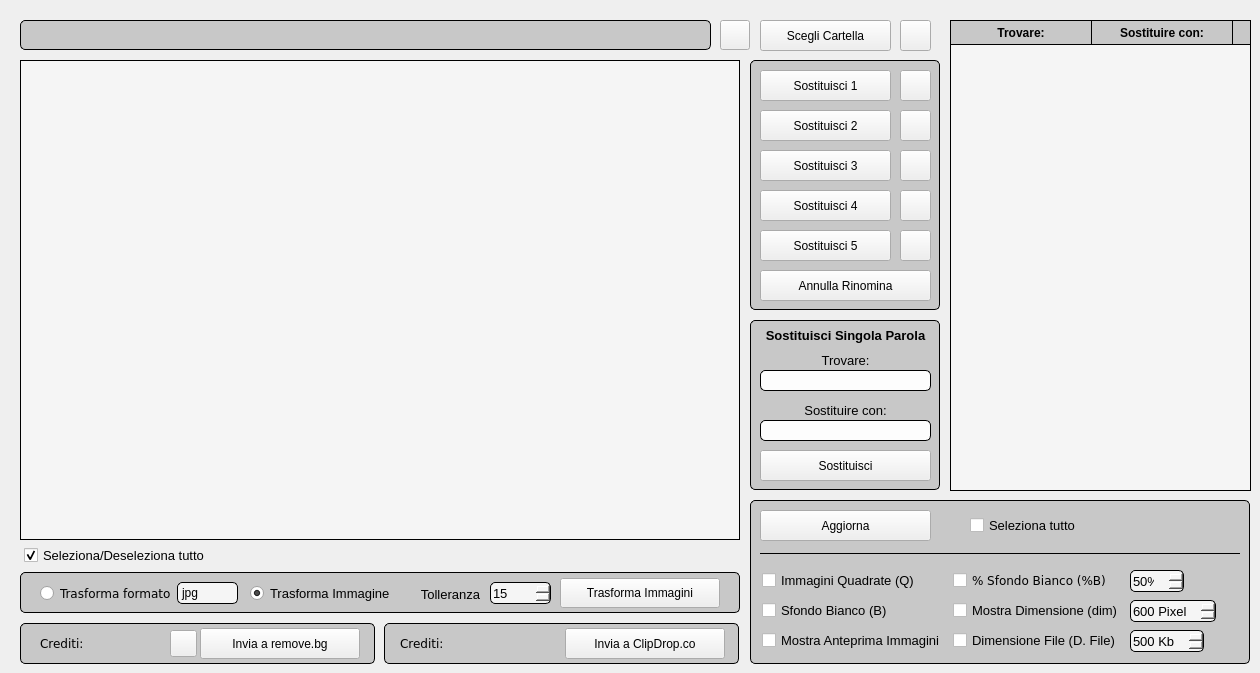
  <widget class="QWidget" name="centralwidget">
   <widget class="QLineEdit" name="directory">
    <property name="geometry">
     <rect>
      <x>20</x>
      <y>20</y>
      <width>691</width>
      <height>30</height>
     </rect>
    </property>
    <property name="font">
     <font>
      <pointsize>10</pointsize>
     </font>
    </property>
    <property name="styleSheet">
     <string notr="true">border: 1px solid black;
/*background-color: rgb(253, 253, 253);*/
border-radius: 5px;

background-color: rgb(200, 200, 200);
</string>
    </property>
    <property name="readOnly">
     <bool>true</bool>
    </property>
   </widget>
   <widget class="QPushButtonBlue" name="scegliCartella">
    <property name="geometry">
     <rect>
      <x>760</x>
      <y>20</y>
      <width>131</width>
      <height>31</height>
     </rect>
    </property>
    <property name="text">
     <string>Scegli Cartella</string>
    </property>
   </widget>
   <widget class="QPushButtonGreen" name="sostituisci1">
    <property name="geometry">
     <rect>
      <x>760</x>
      <y>70</y>
      <width>131</width>
      <height>31</height>
     </rect>
    </property>
    <property name="text">
     <string>Sostituisci 1</string>
    </property>
   </widget>
   <widget class="QPushButtonGreen" name="sostituisci2">
    <property name="geometry">
     <rect>
      <x>760</x>
      <y>110</y>
      <width>131</width>
      <height>31</height>
     </rect>
    </property>
    <property name="text">
     <string>Sostituisci 2</string>
    </property>
   </widget>
   <widget class="QPushButtonGreen" name="sostituisci3">
    <property name="geometry">
     <rect>
      <x>760</x>
      <y>150</y>
      <width>131</width>
      <height>31</height>
     </rect>
    </property>
    <property name="text">
     <string>Sostituisci 3</string>
    </property>
   </widget>
   <widget class="QPushButtonRed" name="annullaModifiche">
    <property name="geometry">
     <rect>
      <x>760</x>
      <y>270</y>
      <width>171</width>
      <height>31</height>
     </rect>
    </property>
    <property name="text">
     <string>Annulla Rinomina</string>
    </property>
   </widget>
   <widget class="QTableWidgetShowDatabase" name="anteprimaFile">
    <property name="geometry">
     <rect>
      <x>950</x>
      <y>20</y>
      <width>301</width>
      <height>471</height>
     </rect>
    </property>
    <property name="styleSheet">
     <string notr="true">QTableView
{
	border: 1px solid black;
	background-color: rgb(245, 245, 245);
	alternate-background-color: rgb(226, 226, 226);
	selection-color: rgb(85, 170, 255);
	font: 10pt 'Helvetica';
	gridline-color:rgb(160, 160, 160);
}
QHeaderView
{
	background-color: rgb(200, 200, 200);
	border-bottom: 1px solid black;
}
QHeaderView::section
{
	background-color: rgb(200, 200, 200);
	border: 0px solid black;
	font: 11pt 'Helvetica';
	font-weight: bold;
}
QHeaderView::section:first
{
	border-right: 1px solid black;
	border-bottom: 1px solid black;
}
QHeaderView::section:last
{
	border-right: 1px solid black;
	border-bottom: 1px solid black;
}</string>
    </property>
    <property name="sizeAdjustPolicy">
     <enum>QAbstractScrollArea::AdjustIgnored</enum>
    </property>
    <property name="autoScrollMargin">
     <number>16</number>
    </property>
    <property name="editTriggers">
     <set>QAbstractItemView::AllEditTriggers</set>
    </property>
    <property name="dragDropMode">
     <enum>QAbstractItemView::DragDrop</enum>
    </property>
    <property name="alternatingRowColors">
     <bool>true</bool>
    </property>
    <property name="gridStyle">
     <enum>Qt::CustomDashLine</enum>
    </property>
    <property name="rowCount">
     <number>0</number>
    </property>
    <property name="columnCount">
     <number>2</number>
    </property>
    <attribute name="horizontalHeaderDefaultSectionSize">
     <number>141</number>
    </attribute>
    <attribute name="verticalHeaderVisible">
     <bool>false</bool>
    </attribute>
    <attribute name="verticalHeaderHighlightSections">
     <bool>true</bool>
    </attribute>
    <column>
     <property name="text">
      <string>Trovare:</string>
     </property>
     <property name="font">
      <font>
       <pointsize>12</pointsize>
      </font>
     </property>
    </column>
    <column>
     <property name="text">
      <string>Sostituire con:</string>
     </property>
     <property name="font">
      <font>
       <pointsize>12</pointsize>
      </font>
     </property>
    </column>
   </widget>
   <widget class="QPushButtonGreen" name="sostituisci4">
    <property name="geometry">
     <rect>
      <x>760</x>
      <y>190</y>
      <width>131</width>
      <height>31</height>
     </rect>
    </property>
    <property name="text">
     <string>Sostituisci 4</string>
    </property>
   </widget>
   <widget class="QLabel" name="label">
    <property name="geometry">
     <rect>
      <x>750</x>
      <y>320</y>
      <width>191</width>
      <height>31</height>
     </rect>
    </property>
    <property name="font">
     <font>
      <pointsize>10</pointsize>
      <weight>75</weight>
      <bold>true</bold>
     </font>
    </property>
    <property name="text">
     <string>Sostituisci Singola Parola</string>
    </property>
    <property name="alignment">
     <set>Qt::AlignCenter</set>
    </property>
   </widget>
   <widget class="QLabel" name="label_2">
    <property name="geometry">
     <rect>
      <x>750</x>
      <y>350</y>
      <width>191</width>
      <height>20</height>
     </rect>
    </property>
    <property name="font">
     <font>
      <pointsize>10</pointsize>
     </font>
    </property>
    <property name="text">
     <string>Trovare:</string>
    </property>
    <property name="alignment">
     <set>Qt::AlignCenter</set>
    </property>
   </widget>
   <widget class="QLabel" name="label_3">
    <property name="geometry">
     <rect>
      <x>750</x>
      <y>400</y>
      <width>191</width>
      <height>20</height>
     </rect>
    </property>
    <property name="font">
     <font>
      <pointsize>10</pointsize>
     </font>
    </property>
    <property name="text">
     <string>Sostituire con:</string>
    </property>
    <property name="alignment">
     <set>Qt::AlignCenter</set>
    </property>
   </widget>
   <widget class="QPushButtonGreen" name="sostituisciRapido">
    <property name="geometry">
     <rect>
      <x>760</x>
      <y>450</y>
      <width>171</width>
      <height>31</height>
     </rect>
    </property>
    <property name="text">
     <string>Sostituisci</string>
    </property>
   </widget>
   <widget class="QLineEdit" name="trovareRapido">
    <property name="geometry">
     <rect>
      <x>760</x>
      <y>370</y>
      <width>171</width>
      <height>21</height>
     </rect>
    </property>
    <property name="font">
     <font>
      <pointsize>10</pointsize>
     </font>
    </property>
    <property name="styleSheet">
     <string notr="true">border: 1px solid black;
background-color: rgb(253, 253, 253);
border-radius: 5px;</string>
    </property>
   </widget>
   <widget class="QLineEdit" name="sostituireRapido">
    <property name="geometry">
     <rect>
      <x>760</x>
      <y>420</y>
      <width>171</width>
      <height>21</height>
     </rect>
    </property>
    <property name="font">
     <font>
      <pointsize>10</pointsize>
     </font>
    </property>
    <property name="styleSheet">
     <string notr="true">border: 1px solid black;
background-color: rgb(253, 253, 253);
border-radius: 5px;</string>
    </property>
   </widget>
   <widget class="QPushButtonGreen" name="sostituisci5">
    <property name="geometry">
     <rect>
      <x>760</x>
      <y>230</y>
      <width>131</width>
      <height>31</height>
     </rect>
    </property>
    <property name="text">
     <string>Sostituisci 5</string>
    </property>
   </widget>
   <widget class="QPushButtonBlue" name="modifica2">
    <property name="geometry">
     <rect>
      <x>900</x>
      <y>110</y>
      <width>31</width>
      <height>31</height>
     </rect>
    </property>
    <property name="text">
     <string/>
    </property>
   </widget>
   <widget class="QPushButtonBlue" name="modifica3">
    <property name="geometry">
     <rect>
      <x>900</x>
      <y>150</y>
      <width>31</width>
      <height>31</height>
     </rect>
    </property>
    <property name="text">
     <string/>
    </property>
   </widget>
   <widget class="QPushButtonBlue" name="modifica4">
    <property name="geometry">
     <rect>
      <x>900</x>
      <y>190</y>
      <width>31</width>
      <height>31</height>
     </rect>
    </property>
    <property name="text">
     <string/>
    </property>
   </widget>
   <widget class="QPushButtonBlue" name="modifica5">
    <property name="geometry">
     <rect>
      <x>900</x>
      <y>230</y>
      <width>31</width>
      <height>31</height>
     </rect>
    </property>
    <property name="text">
     <string/>
    </property>
   </widget>
   <widget class="QPushButtonBlue" name="modifica1">
    <property name="geometry">
     <rect>
      <x>900</x>
      <y>70</y>
      <width>31</width>
      <height>31</height>
     </rect>
    </property>
    <property name="text">
     <string/>
    </property>
   </widget>
   <widget class="QTableWidgetFileList" name="contenutoCartella">
    <property name="geometry">
     <rect>
      <x>20</x>
      <y>60</y>
      <width>720</width>
      <height>480</height>
     </rect>
    </property>
    <property name="styleSheet">
     <string notr="true">QTableView
{
	border: 1px solid black;
	background-color: rgb(245, 245, 245);
	alternate-background-color: rgb(226, 226, 226);
	selection-color: rgb(85, 170, 255);
	font: 10pt 'Helvetica';
}
QHeaderView
{
	background-color: rgb(200, 200, 200);
	border-bottom: 1px solid black;
}
QHeaderView::section
{
	background-color: rgb(200, 200, 200);
	border: 0px solid black;
	font: 10pt 'Helvetica';
	font-weight: bold;
}
QHeaderView::section:first
{
	border-right: 1px solid black;
	border-bottom: 1px solid black;
}
QHeaderView::section:middle
{
	border-right: 1px solid black;
	border-bottom: 1px solid black;
}
QHeaderView::section:last
{
	border-right: 1px solid black;
	border-bottom: 1px solid black;
}</string>
    </property>
    <property name="editTriggers">
     <set>QAbstractItemView::NoEditTriggers</set>
    </property>
    <property name="dragEnabled">
     <bool>true</bool>
    </property>
    <property name="dragDropMode">
     <enum>QAbstractItemView::DragDrop</enum>
    </property>
    <property name="defaultDropAction">
     <enum>Qt::CopyAction</enum>
    </property>
    <property name="alternatingRowColors">
     <bool>true</bool>
    </property>
    <property name="selectionBehavior">
     <enum>QAbstractItemView::SelectRows</enum>
    </property>
    <property name="showGrid">
     <bool>false</bool>
    </property>
    <property name="columnCount">
     <number>0</number>
    </property>
    <attribute name="horizontalHeaderMinimumSectionSize">
     <number>20</number>
    </attribute>
    <attribute name="verticalHeaderVisible">
     <bool>false</bool>
    </attribute>
    <attribute name="verticalHeaderMinimumSectionSize">
     <number>20</number>
    </attribute>
    <attribute name="verticalHeaderDefaultSectionSize">
     <number>20</number>
    </attribute>
   </widget>
   <widget class="QPushButtonBlue" name="indietroDirectory">
    <property name="geometry">
     <rect>
      <x>720</x>
      <y>20</y>
      <width>30</width>
      <height>30</height>
     </rect>
    </property>
    <property name="font">
     <font>
      <pointsize>11</pointsize>
     </font>
    </property>
    <property name="text">
     <string/>
    </property>
   </widget>
   <widget class="QPushButtonBlue" name="aggiorna">
    <property name="geometry">
     <rect>
      <x>760</x>
      <y>510</y>
      <width>171</width>
      <height>31</height>
     </rect>
    </property>
    <property name="text">
     <string>Aggiorna</string>
    </property>
   </widget>
   <widget class="QPushButtonBlue" name="trasformaImmagini">
    <property name="geometry">
     <rect>
      <x>560</x>
      <y>578</y>
      <width>160</width>
      <height>30</height>
     </rect>
    </property>
    <property name="text">
     <string>Trasforma Immagini</string>
    </property>
   </widget>
   <widget class="Line" name="sostituisciBox">
    <property name="geometry">
     <rect>
      <x>750</x>
      <y>60</y>
      <width>190</width>
      <height>250</height>
     </rect>
    </property>
    <property name="styleSheet">
     <string notr="true">border: 1px solid black;
background-color: rgb(200, 200, 200);
border-radius: 5px;</string>
    </property>
    <property name="orientation">
     <enum>Qt::Vertical</enum>
    </property>
   </widget>
   <widget class="Line" name="opzioniTabellaLine">
    <property name="geometry">
     <rect>
      <x>760</x>
      <y>553</y>
      <width>480</width>
      <height>1</height>
     </rect>
    </property>
    <property name="styleSheet">
     <string notr="true">background-color: rgb(0, 0, 0);</string>
    </property>
    <property name="orientation">
     <enum>Qt::Horizontal</enum>
    </property>
   </widget>
   <widget class="QCheckboxCustom" name="selezionaDeseleziona">
    <property name="geometry">
     <rect>
      <x>24</x>
      <y>545</y>
      <width>221</width>
      <height>20</height>
     </rect>
    </property>
    <property name="font">
     <font>
      <pointsize>10</pointsize>
     </font>
    </property>
    <property name="text">
     <string>Seleziona/Deseleziona tutto</string>
    </property>
    <property name="checked">
     <bool>true</bool>
    </property>
   </widget>
   <widget class="QPushButtonBlue" name="settingsButton">
    <property name="geometry">
     <rect>
      <x>900</x>
      <y>20</y>
      <width>31</width>
      <height>31</height>
     </rect>
    </property>
    <property name="text">
     <string/>
    </property>
   </widget>
   <widget class="QCheckboxCustom" name="selezionaTutto">
    <property name="geometry">
     <rect>
      <x>970</x>
      <y>517</y>
      <width>181</width>
      <height>17</height>
     </rect>
    </property>
    <property name="font">
     <font>
      <pointsize>10</pointsize>
     </font>
    </property>
    <property name="text">
     <string>Seleziona tutto</string>
    </property>
   </widget>
   <widget class="QCheckboxCustom" name="dimensioneFile">
    <property name="geometry">
     <rect>
      <x>953</x>
      <y>630</y>
      <width>163</width>
      <height>20</height>
     </rect>
    </property>
    <property name="font">
     <font>
      <pointsize>10</pointsize>
     </font>
    </property>
    <property name="toolTip">
     <string>&lt;html&gt;&lt;head/&gt;&lt;body&gt;&lt;p align=&quot;justify&quot;&gt;Mostra la dimensione dell'immagine&lt;/p&gt;&lt;/body&gt;&lt;/html&gt;</string>
    </property>
    <property name="text">
     <string>Dimensione File (D. File)</string>
    </property>
   </widget>
   <widget class="QSpinBox" name="dimMinFileSpinBox">
    <property name="geometry">
     <rect>
      <x>1130</x>
      <y>630</y>
      <width>74</width>
      <height>22</height>
     </rect>
    </property>
    <property name="font">
     <font>
      <family>Helvetica</family>
      <pointsize>10</pointsize>
      <weight>50</weight>
      <italic>false</italic>
      <bold>false</bold>
     </font>
    </property>
    <property name="styleSheet">
     <string notr="true">QSpinBox
{
	background-color: rgb(245, 245, 245);
	border: 1px solid black;
	border-radius: 5px;
	padding-right: 15px;
	font: 10pt 'Helvetica';
}

QSpinBox::up-button
{
	subcontrol-origin: border;
    border-image: url(:/Files/Files/up.png);
    border-width: 1px;
	margin-right: 2px;
}

QSpinBox::up-button:hover
{
	subcontrol-origin: border;
    border-image: url(:/Files/Files/up.png);
    border-width: 1px;
	background-color: #6C6C6C;
}

QSpinBox::down-button
{
	subcontrol-origin: border;
    border-image: url(:/Files/Files/down.png);
    border-width: 1px;
	margin-right: 2px;
}

QSpinBox::down-button:hover
{
	subcontrol-origin: border;
    border-image: url(:/Files/Files/down.png);
    border-width: 1px;
	background-color: #6C6C6C;
}</string>
    </property>
    <property name="suffix">
     <string> Kb</string>
    </property>
    <property name="maximum">
     <number>9999</number>
    </property>
    <property name="value">
     <number>500</number>
    </property>
   </widget>
   <widget class="QCheckboxCustom" name="mostraDimensione">
    <property name="geometry">
     <rect>
      <x>953</x>
      <y>600</y>
      <width>167</width>
      <height>20</height>
     </rect>
    </property>
    <property name="font">
     <font>
      <pointsize>10</pointsize>
     </font>
    </property>
    <property name="toolTip">
     <string>&lt;html&gt;&lt;head/&gt;&lt;body&gt;&lt;p align=&quot;justify&quot;&gt;Mostra dimensione ed evidenzia se uno dei due lati è minore del valore indicato&lt;/p&gt;&lt;/body&gt;&lt;/html&gt;</string>
    </property>
    <property name="text">
     <string>Mostra Dimensione (dim)</string>
    </property>
   </widget>
   <widget class="QSpinBox" name="latoMinMD">
    <property name="geometry">
     <rect>
      <x>1130</x>
      <y>600</y>
      <width>86</width>
      <height>22</height>
     </rect>
    </property>
    <property name="font">
     <font>
      <family>Helvetica</family>
      <pointsize>10</pointsize>
      <weight>50</weight>
      <italic>false</italic>
      <bold>false</bold>
     </font>
    </property>
    <property name="styleSheet">
     <string notr="true">QSpinBox
{
	background-color: rgb(245, 245, 245);
	border: 1px solid black;
	border-radius: 5px;
	padding-right: 15px;
	font: 10pt 'Helvetica';
}

QSpinBox::up-button
{
	subcontrol-origin: border;
    border-image: url(:/Files/Files/up.png);
    border-width: 1px;
	margin-right: 2px;
}

QSpinBox::up-button:hover
{
	subcontrol-origin: border;
    border-image: url(:/Files/Files/up.png);
    border-width: 1px;
	background-color: #6C6C6C;
}

QSpinBox::down-button
{
	subcontrol-origin: border;
    border-image: url(:/Files/Files/down.png);
    border-width: 1px;
	margin-right: 2px;
}

QSpinBox::down-button:hover
{
	subcontrol-origin: border;
    border-image: url(:/Files/Files/down.png);
    border-width: 1px;
	background-color: #6C6C6C;
}</string>
    </property>
    <property name="suffix">
     <string> Pixel</string>
    </property>
    <property name="minimum">
     <number>10</number>
    </property>
    <property name="maximum">
     <number>5000</number>
    </property>
    <property name="singleStep">
     <number>20</number>
    </property>
    <property name="value">
     <number>600</number>
    </property>
   </widget>
   <widget class="QCheckboxCustom" name="immaginiQuadrate">
    <property name="geometry">
     <rect>
      <x>762</x>
      <y>570</y>
      <width>161</width>
      <height>20</height>
     </rect>
    </property>
    <property name="font">
     <font>
      <pointsize>10</pointsize>
     </font>
    </property>
    <property name="toolTip">
     <string>&lt;html&gt;&lt;head/&gt;&lt;body&gt;&lt;p&gt;Controlla che le immagini siano quadrate&lt;/p&gt;&lt;/body&gt;&lt;/html&gt;</string>
    </property>
    <property name="text">
     <string>Immagini Quadrate (Q)</string>
    </property>
   </widget>
   <widget class="QCheckboxCustom" name="sfondoBianco">
    <property name="geometry">
     <rect>
      <x>762</x>
      <y>600</y>
      <width>141</width>
      <height>20</height>
     </rect>
    </property>
    <property name="font">
     <font>
      <pointsize>10</pointsize>
     </font>
    </property>
    <property name="toolTip">
     <string>&lt;html&gt;&lt;head/&gt;&lt;body&gt;&lt;p&gt;Controlla che i quattro angoli siano di colore bianco&lt;/p&gt;&lt;/body&gt;&lt;/html&gt;</string>
    </property>
    <property name="text">
     <string>Sfondo Bianco (B)</string>
    </property>
   </widget>
   <widget class="QCheckboxCustom" name="mostraImmagini">
    <property name="geometry">
     <rect>
      <x>762</x>
      <y>630</y>
      <width>191</width>
      <height>20</height>
     </rect>
    </property>
    <property name="font">
     <font>
      <pointsize>10</pointsize>
     </font>
    </property>
    <property name="toolTip">
     <string>&lt;html&gt;&lt;head/&gt;&lt;body&gt;&lt;p align=&quot;justify&quot;&gt;Mostra l'anteprima dell'immagine nella tabella&lt;/p&gt;&lt;/body&gt;&lt;/html&gt;</string>
    </property>
    <property name="text">
     <string>Mostra Anteprima Immagini</string>
    </property>
   </widget>
   <widget class="QCheckboxCustom" name="percentualeBianco">
    <property name="geometry">
     <rect>
      <x>953</x>
      <y>570</y>
      <width>161</width>
      <height>20</height>
     </rect>
    </property>
    <property name="font">
     <font>
      <family>Verdana</family>
      <pointsize>9</pointsize>
     </font>
    </property>
    <property name="toolTip">
     <string>&lt;html&gt;&lt;head/&gt;&lt;body&gt;&lt;p&gt;Controlla la percentuale di sfondo bianco e colora il risultato se maggiore della casella posta a destra&lt;/p&gt;&lt;/body&gt;&lt;/html&gt;</string>
    </property>
    <property name="text">
     <string>% Sfondo Bianco (%B)</string>
    </property>
   </widget>
   <widget class="QSpinBox" name="confrontoBianco">
    <property name="geometry">
     <rect>
      <x>1130</x>
      <y>570</y>
      <width>54</width>
      <height>22</height>
     </rect>
    </property>
    <property name="font">
     <font>
      <family>Helvetica</family>
      <pointsize>10</pointsize>
      <weight>50</weight>
      <italic>false</italic>
      <bold>false</bold>
     </font>
    </property>
    <property name="styleSheet">
     <string notr="true">QSpinBox
{
	background-color: rgb(245, 245, 245);
	border: 1px solid black;
	border-radius: 5px;
	padding-right: 15px;
	font: 10pt 'Helvetica';
}

QSpinBox::up-button
{
	subcontrol-origin: border;
    border-image: url(:/Files/Files/up.png);
    border-width: 1px;
	margin-right: 2px;
}

QSpinBox::up-button:hover
{
	subcontrol-origin: border;
    border-image: url(:/Files/Files/up.png);
    border-width: 1px;
	background-color: #6C6C6C;
}

QSpinBox::down-button
{
	subcontrol-origin: border;
    border-image: url(:/Files/Files/down.png);
    border-width: 1px;
	margin-right: 2px;
}

QSpinBox::down-button:hover
{
	subcontrol-origin: border;
    border-image: url(:/Files/Files/down.png);
    border-width: 1px;
	background-color: #6C6C6C;
}</string>
    </property>
    <property name="suffix">
     <string>%</string>
    </property>
    <property name="value">
     <number>50</number>
    </property>
   </widget>
   <widget class="QLabel" name="label_4">
    <property name="geometry">
     <rect>
      <x>409</x>
      <y>584</y>
      <width>71</width>
      <height>20</height>
     </rect>
    </property>
    <property name="font">
     <font>
      <pointsize>10</pointsize>
     </font>
    </property>
    <property name="text">
     <string>Tolleranza</string>
    </property>
    <property name="alignment">
     <set>Qt::AlignRight|Qt::AlignTrailing|Qt::AlignVCenter</set>
    </property>
   </widget>
   <widget class="QSpinBox" name="tolleranza">
    <property name="geometry">
     <rect>
      <x>490</x>
      <y>582</y>
      <width>61</width>
      <height>22</height>
     </rect>
    </property>
    <property name="font">
     <font>
      <family>Helvetica</family>
      <pointsize>10</pointsize>
      <weight>50</weight>
      <italic>false</italic>
      <bold>false</bold>
     </font>
    </property>
    <property name="toolTip">
     <string>&lt;html&gt;&lt;head/&gt;&lt;body&gt;&lt;p align=&quot;justify&quot;&gt;Aumenta la tolleranza del comando Centra e Riquadra&lt;/p&gt;&lt;/body&gt;&lt;/html&gt;</string>
    </property>
    <property name="styleSheet">
     <string notr="true">QSpinBox
{
	background-color: rgb(245, 245, 245);
	border: 1px solid black;
	border-radius: 5px;
	padding-right: 15px;
	font: 10pt 'Helvetica';
}

QSpinBox::up-button
{
	subcontrol-origin: border;
    border-image: url(:/Files/Files/up.png);
    border-width: 1px;
	margin-right: 2px;
}

QSpinBox::up-button:hover
{
	subcontrol-origin: border;
    border-image: url(:/Files/Files/up.png);
    border-width: 1px;
	background-color: #6C6C6C;
}

QSpinBox::down-button
{
	subcontrol-origin: border;
    border-image: url(:/Files/Files/down.png);
    border-width: 1px;
	margin-right: 2px;
}

QSpinBox::down-button:hover
{
	subcontrol-origin: border;
    border-image: url(:/Files/Files/down.png);
    border-width: 1px;
	background-color: #6C6C6C;
}</string>
    </property>
    <property name="maximum">
     <number>255</number>
    </property>
    <property name="value">
     <number>15</number>
    </property>
   </widget>
   <widget class="QRadioButtonCustom" name="centraRiquadra">
    <property name="geometry">
     <rect>
      <x>250</x>
      <y>583</y>
      <width>151</width>
      <height>20</height>
     </rect>
    </property>
    <property name="font">
     <font>
      <pointsize>10</pointsize>
     </font>
    </property>
    <property name="toolTip">
     <string>&lt;html&gt;&lt;head/&gt;&lt;body&gt;&lt;p align=&quot;justify&quot;&gt;Centra l'immagine inserendola in un riquadro con l'aspect ratio inserito nelle opzioni&lt;/p&gt;&lt;/body&gt;&lt;/html&gt;</string>
    </property>
    <property name="text">
     <string>Trasforma Immagine</string>
    </property>
    <property name="checked">
     <bool>true</bool>
    </property>
    <attribute name="buttonGroup">
     <string notr="true">trasformaImmaginiGroup</string>
    </attribute>
   </widget>
   <widget class="QRadioButtonCustom" name="changeImageFormat">
    <property name="geometry">
     <rect>
      <x>40</x>
      <y>583</y>
      <width>141</width>
      <height>20</height>
     </rect>
    </property>
    <property name="font">
     <font>
      <family>Verdana</family>
      <pointsize>9</pointsize>
      <weight>50</weight>
      <italic>false</italic>
      <bold>false</bold>
     </font>
    </property>
    <property name="text">
     <string>Trasforma formato</string>
    </property>
    <attribute name="buttonGroup">
     <string notr="true">trasformaImmaginiGroup</string>
    </attribute>
   </widget>
   <widget class="Line" name="sostituisciRapidoBox">
    <property name="geometry">
     <rect>
      <x>750</x>
      <y>320</y>
      <width>190</width>
      <height>170</height>
     </rect>
    </property>
    <property name="styleSheet">
     <string notr="true">border: 1px solid black;
background-color: rgb(200, 200, 200);
border-radius: 5px;</string>
    </property>
    <property name="orientation">
     <enum>Qt::Vertical</enum>
    </property>
   </widget>
   <widget class="Line" name="opzioniTabellaBox">
    <property name="geometry">
     <rect>
      <x>750</x>
      <y>500</y>
      <width>500</width>
      <height>164</height>
     </rect>
    </property>
    <property name="styleSheet">
     <string notr="true">border: 1px solid black;
background-color: rgb(200, 200, 200);
border-radius: 5px;</string>
    </property>
    <property name="orientation">
     <enum>Qt::Vertical</enum>
    </property>
   </widget>
   <widget class="Line" name="trasformaImmaginiBox">
    <property name="geometry">
     <rect>
      <x>20</x>
      <y>572</y>
      <width>720</width>
      <height>41</height>
     </rect>
    </property>
    <property name="styleSheet">
     <string notr="true">border: 1px solid black;
background-color: rgb(200, 200, 200);
border-radius: 5px;</string>
    </property>
    <property name="orientation">
     <enum>Qt::Vertical</enum>
    </property>
   </widget>
   <widget class="QPushButtonGreen" name="removeBg">
    <property name="geometry">
     <rect>
      <x>200</x>
      <y>628</y>
      <width>160</width>
      <height>31</height>
     </rect>
    </property>
    <property name="text">
     <string>Invia a remove.bg</string>
    </property>
   </widget>
   <widget class="Line" name="trasformaImmaginiBox_2">
    <property name="geometry">
     <rect>
      <x>20</x>
      <y>623</y>
      <width>355</width>
      <height>41</height>
     </rect>
    </property>
    <property name="styleSheet">
     <string notr="true">border: 1px solid black;
background-color: rgb(200, 200, 200);
border-radius: 5px;</string>
    </property>
    <property name="orientation">
     <enum>Qt::Vertical</enum>
    </property>
   </widget>
   <widget class="QLabel" name="label_5">
    <property name="geometry">
     <rect>
      <x>40</x>
      <y>633</y>
      <width>51</width>
      <height>21</height>
     </rect>
    </property>
    <property name="font">
     <font>
      <family>Verdana</family>
      <pointsize>9</pointsize>
     </font>
    </property>
    <property name="text">
     <string>Crediti:</string>
    </property>
   </widget>
   <widget class="QLabel" name="creditiRimanenti">
    <property name="geometry">
     <rect>
      <x>100</x>
      <y>633</y>
      <width>61</width>
      <height>21</height>
     </rect>
    </property>
    <property name="font">
     <font>
      <family>Verdana</family>
      <pointsize>10</pointsize>
      <weight>75</weight>
      <bold>true</bold>
     </font>
    </property>
    <property name="text">
     <string/>
    </property>
    <property name="alignment">
     <set>Qt::AlignRight|Qt::AlignTrailing|Qt::AlignVCenter</set>
    </property>
   </widget>
   <widget class="QPushButtonBlue" name="refreshCrediti">
    <property name="geometry">
     <rect>
      <x>170</x>
      <y>630</y>
      <width>27</width>
      <height>27</height>
     </rect>
    </property>
    <property name="text">
     <string/>
    </property>
   </widget>
   <widget class="QComboBox" name="changeImageFormatDropdown">
    <property name="geometry">
     <rect>
      <x>177</x>
      <y>582</y>
      <width>61</width>
      <height>22</height>
     </rect>
    </property>
    <property name="styleSheet">
     <string notr="true">QComboBox
{
	background-color: rgb(245, 245, 245);
	border: 1px solid black;
	border-radius: 5px;
	font: 10pt 'Helvetica';
}

QComboBox::drop-down 
{
    border: 0px; /* This seems to replace the whole arrow of the combo box */
}

QComboBox::down-arrow
{
    border-image: url(:/Files/Files/down.png);
	background-color: rgb(245, 245, 245);
width: 15px;
margin-right: 7px;
}</string>
    </property>
    <item>
     <property name="text">
      <string>jpg</string>
     </property>
    </item>
    <item>
     <property name="text">
      <string>png</string>
     </property>
    </item>
    <item>
     <property name="text">
      <string>webp</string>
     </property>
    </item>
   </widget>
   <widget class="Line" name="trasformaImmaginiBox_3">
    <property name="geometry">
     <rect>
      <x>384</x>
      <y>623</y>
      <width>355</width>
      <height>41</height>
     </rect>
    </property>
    <property name="styleSheet">
     <string notr="true">border: 1px solid black;
background-color: rgb(200, 200, 200);
border-radius: 5px;</string>
    </property>
    <property name="orientation">
     <enum>Qt::Vertical</enum>
    </property>
   </widget>
   <widget class="QPushButtonGreen" name="sendToClipDrop">
    <property name="geometry">
     <rect>
      <x>565</x>
      <y>628</y>
      <width>160</width>
      <height>31</height>
     </rect>
    </property>
    <property name="text">
     <string>Invia a ClipDrop.co</string>
    </property>
   </widget>
   <widget class="QLabel" name="label_6">
    <property name="geometry">
     <rect>
      <x>400</x>
      <y>633</y>
      <width>51</width>
      <height>21</height>
     </rect>
    </property>
    <property name="font">
     <font>
      <family>Verdana</family>
      <pointsize>9</pointsize>
     </font>
    </property>
    <property name="text">
     <string>Crediti:</string>
    </property>
   </widget>
   <widget class="QLabel" name="clipDropCredits">
    <property name="geometry">
     <rect>
      <x>470</x>
      <y>633</y>
      <width>71</width>
      <height>21</height>
     </rect>
    </property>
    <property name="font">
     <font>
      <family>Verdana</family>
      <pointsize>10</pointsize>
      <weight>75</weight>
      <bold>true</bold>
     </font>
    </property>
    <property name="text">
     <string/>
    </property>
    <property name="alignment">
     <set>Qt::AlignRight|Qt::AlignTrailing|Qt::AlignVCenter</set>
    </property>
   </widget>
   <zorder>opzioniTabellaBox</zorder>
   <zorder>trasformaImmaginiBox</zorder>
   <zorder>sostituisciRapidoBox</zorder>
   <zorder>sostituisciBox</zorder>
   <zorder>dimensioneFile</zorder>
   <zorder>dimMinFileSpinBox</zorder>
   <zorder>mostraDimensione</zorder>
   <zorder>latoMinMD</zorder>
   <zorder>immaginiQuadrate</zorder>
   <zorder>sfondoBianco</zorder>
   <zorder>mostraImmagini</zorder>
   <zorder>percentualeBianco</zorder>
   <zorder>confrontoBianco</zorder>
   <zorder>label_4</zorder>
   <zorder>tolleranza</zorder>
   <zorder>centraRiquadra</zorder>
   <zorder>directory</zorder>
   <zorder>scegliCartella</zorder>
   <zorder>sostituisci1</zorder>
   <zorder>sostituisci2</zorder>
   <zorder>sostituisci3</zorder>
   <zorder>annullaModifiche</zorder>
   <zorder>anteprimaFile</zorder>
   <zorder>sostituisci4</zorder>
   <zorder>label</zorder>
   <zorder>label_2</zorder>
   <zorder>label_3</zorder>
   <zorder>sostituisciRapido</zorder>
   <zorder>trovareRapido</zorder>
   <zorder>sostituireRapido</zorder>
   <zorder>sostituisci5</zorder>
   <zorder>modifica2</zorder>
   <zorder>modifica3</zorder>
   <zorder>modifica4</zorder>
   <zorder>modifica5</zorder>
   <zorder>modifica1</zorder>
   <zorder>contenutoCartella</zorder>
   <zorder>indietroDirectory</zorder>
   <zorder>aggiorna</zorder>
   <zorder>trasformaImmagini</zorder>
   <zorder>opzioniTabellaLine</zorder>
   <zorder>selezionaDeseleziona</zorder>
   <zorder>settingsButton</zorder>
   <zorder>selezionaTutto</zorder>
   <zorder>changeImageFormat</zorder>
   <zorder>trasformaImmaginiBox_2</zorder>
   <zorder>removeBg</zorder>
   <zorder>label_5</zorder>
   <zorder>creditiRimanenti</zorder>
   <zorder>refreshCrediti</zorder>
   <zorder>changeImageFormatDropdown</zorder>
   <zorder>trasformaImmaginiBox_3</zorder>
   <zorder>sendToClipDrop</zorder>
   <zorder>label_6</zorder>
   <zorder>clipDropCredits</zorder>
  </widget>
